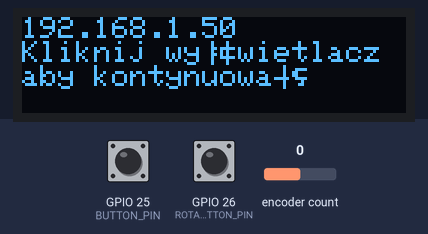
Recording of a sketch running on a simulated ESP32. Shown: 128×32 one-colour display. The inputs (shaded band) are chosen by the test bench; at power-on: GPIO 25 (BUTTON_PIN) HIGH, encoder count 0, GPIO 26 (ROTARY_ENCODER_BUTTON_PIN) HIGH. WiFi joins after 1.5 s; servers stay silent unless stated; the display library's start-up logo is not drawn; what the sketch prints to the serial monitor is not drawn.

Above: at 2.7 s.
2.8 s: GPIO 25 (BUTTON_PIN) pulled LOW for 0.15 s
At 4.2 s:
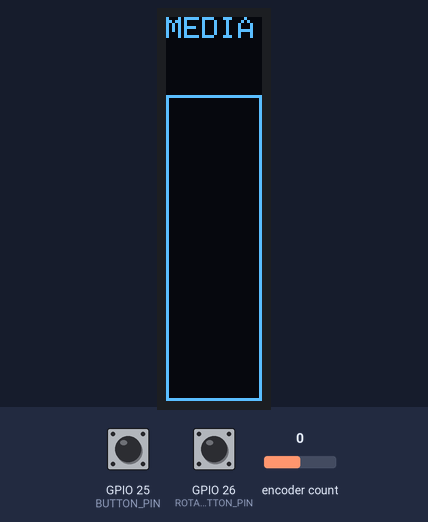
4.5 s: encoder count set to 1
At 5.7 s:
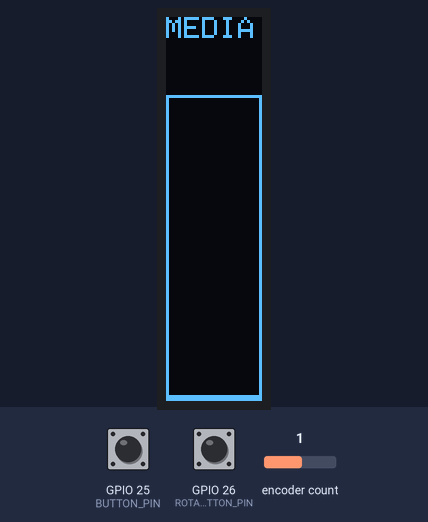
6.0 s: GPIO 25 (BUTTON_PIN) pulled LOW for 1 s
At 7.5 s:
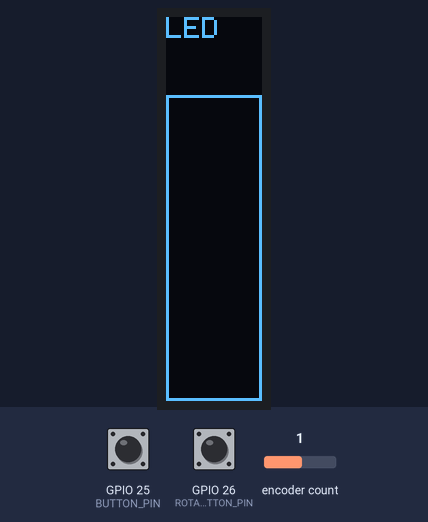
11.7 s: GPIO 25 (BUTTON_PIN) pulled LOW for 3.2 s
At 15.4 s:
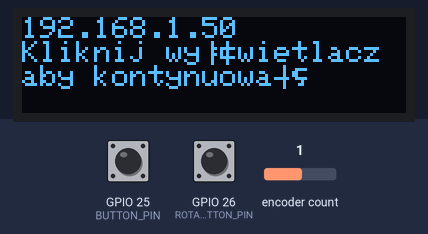
Timing chart, 0 to 16.9 s (numbered marks = the images above; inputs shaded):
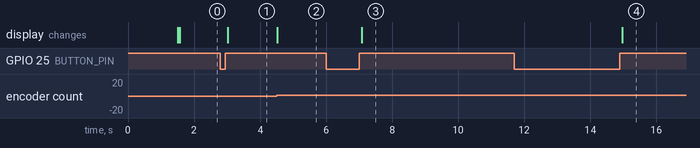

The sketch:

esp32macropad.ino
```cpp
#include <ArduinoJson.h>
#include <WiFiManager.h>
#include <WiFi.h>
#include <AsyncTCP.h>
#include <ESPAsyncWebServer.h>
#include "AiEsp32RotaryEncoder.h"
#include <Keypad.h>
#include <SPI.h>
#include <Wire.h>
#include <Adafruit_GFX.h>
#include <Adafruit_SSD1306.h>
#include "Button2.h"


AsyncWebServer server(80);
AsyncWebSocket ws("/ws");

#define ROTARY_ENCODER_A_PIN 33
#define ROTARY_ENCODER_B_PIN 32
#define ROTARY_ENCODER_BUTTON_PIN 26
#define ROTARY_ENCODER_VCC_PIN -1 /* 27 put -1 of Rotary encoder Vcc is connected directly to 3,3V; else you can use declared output pin for powering rotary encoder */
//#define ROTARY_ENCODER_STEPS 1
//#define ROTARY_ENCODER_STEPS 2
#define ROTARY_ENCODER_STEPS 4
AiEsp32RotaryEncoder rotaryEncoder = AiEsp32RotaryEncoder(ROTARY_ENCODER_A_PIN, ROTARY_ENCODER_B_PIN, ROTARY_ENCODER_BUTTON_PIN, ROTARY_ENCODER_VCC_PIN, ROTARY_ENCODER_STEPS);

#define BUTTON_PIN 25
Button2 button;


#define SCREEN_WIDTH 128 // OLED display width, in pixels
#define SCREEN_HEIGHT 32 // OLED display height, in pixels
#define OLED_RESET     -1 // Reset pin # (or -1 if sharing Arduino reset pin)
#define SCREEN_ADDRESS 0x3C ///< See datasheet for Address; 0x3D for 128x64, 0x3C for 128x32
byte keypad_page = 0;
byte display_page = 0;
int media_val = 0;
int led_val = 0;


Adafruit_SSD1306 display(SCREEN_WIDTH, SCREEN_HEIGHT, &Wire, OLED_RESET);

const byte ROWS = 3; //four rows
const byte COLS = 5; //four columns
//define the cymbols on the buttons of the keypads
char hexaKeys[ROWS][COLS] = {
  {1,2,3,4,5},
  {6,7,8,9,10},
  {11,12,13,14,15},
};
byte rowPins[ROWS] = {5, 18, 19}; //connect to the row pinouts of the keypad
byte colPins[COLS] = {12, 13, 15, 23, 4}; //connect to the column pinouts of the keypad
Keypad customKeypad = Keypad( makeKeymap(hexaKeys), rowPins, colPins, ROWS, COLS);

void IRAM_ATTR readEncoderISR()
{
	rotaryEncoder.readEncoder_ISR();
}


//-----------------------------------------------------------------------------------------------------------------------------------

void rotary_onButtonClick()
{
	static unsigned long lastTimePressed = 0;
	//ignore multiple press in that time milliseconds
	if (millis() - lastTimePressed < 500)
	{
		return;
	}
	lastTimePressed = millis();
  Serial.print("button pressed ");

  JsonDocument doc;
  doc["type"] = "enc";
  doc["action"] = "clicked";
  doc["screen"] = display_page;
  String output;
  serializeJson(doc, output);
  doc.clear();
  ws.textAll(output);
}

void released(Button2& btn) {
    display_page++;
    display_page_switch();
}

void onWsEvent(AsyncWebSocket * server, AsyncWebSocketClient * client, AwsEventType type, void * arg, uint8_t *data, size_t len){

  if(type == WS_EVT_CONNECT){

    Serial.println("Websocket client connection received");

  } else if(type == WS_EVT_DISCONNECT){
    Serial.println("Client disconnected");

  } else if(type == WS_EVT_DATA){

    Serial.println("Data received: ");
    String json_sync = (char*)data;
    Serial.println(json_sync);


    JsonDocument doc;
    DeserializationError error = deserializeJson(doc, json_sync);
    if (error) {
      Serial.print("deserializeJson() failed: ");
      Serial.println(error.c_str());
      return;
    }
    media_val = doc["sync"]["media"];

    led_val = doc["sync"]["led"];
    enc_sync();


    doc.clear();
  }
}

//-------------------------------------------------------------------------------------------------------------------------------------------------------------------------


void enc_sync()
{
  switch (display_page) {
    case 0:
          break;
    case 1:
          rotaryEncoder.setEncoderValue(media_val);
          break;
    case 2:
          rotaryEncoder.setEncoderValue(led_val);
          break;
    case 3:
          break;
  }
}

void enc_change()
{
  switch (display_page) {
    case 0:
          break;
    case 1:
          media_val = rotaryEncoder.readEncoder();
          break;
    case 2:
          media_val = rotaryEncoder.readEncoder();
          break;
    case 3:
          break;
  }
}

//----------------------------------------------------------------------------------------------------------------------------------------

void draw_startup_display()
{
  //ip
  display.clearDisplay();
  display.setRotation(0);
  display.setTextColor(SSD1306_WHITE);
  display.setCursor(0, 0);
  display.println(WiFi.localIP());
  display.println(F("Kliknij wyświetlacz aby kontynuować"));
  display.display();
}
void draw_media_display()
{
  display.clearDisplay();
  display.setRotation(3);
	display.setTextColor(SSD1306_WHITE);
  display.setCursor(0, 0);
  display.println(F("MEDIA"));
  display.drawRect(0,26,32,102,SSD1306_WHITE);
  display.display();
}
void draw_led_display()
{
  display.clearDisplay();
  display.setRotation(3);
	display.setTextColor(SSD1306_WHITE);
  display.setCursor(0, 0);
  display.println(F("LED"));
  display.drawRect(0,26,32,102,SSD1306_WHITE);
  display.display();
}


void media_display_update()
{
  //display.clearDisplay();
  display.fillRect(1,27,30,100,SSD1306_BLACK); //clear bar
  display.fillRect(1,27+(100-media_val),30,media_val,SSD1306_WHITE);//update from value
  display.display();
}
void led_display_update()
{
  //display.clearDisplay();
  display.fillRect(1,27,30,100,SSD1306_BLACK); //clear bar
  display.fillRect(1,27+(100-led_val),30,led_val,SSD1306_WHITE);//update from value
  display.display();
}


void display_page_switch()
{
  switch (display_page) {
    case 0:
      draw_startup_display();
      break;
    case 1:
      draw_media_display();
      rotaryEncoder.setEncoderValue(media_val);
      break;
    case 2:
      draw_led_display();
      rotaryEncoder.setEncoderValue(led_val);
      break;
    case 3:
      display_page = 0;
      display_page_switch();
      break;

  }
}

//--------------------------------------------------------------------------------------------------------------------------------

void rotary_loop()
{
	//dont print anything unless value changed
	if (rotaryEncoder.encoderChanged())
	{
		enc_change();
    JsonDocument doc;
    doc["type"] = "enc";
    doc["action"] = "rotation";
    doc["value"] = media_val;
    doc["screen"] = display_page;
    String output;
    serializeJson(doc, output);
    doc.clear();
    ws.textAll(output);

	}
	if (rotaryEncoder.isEncoderButtonClicked())
	{
		rotary_onButtonClick();
	}
}

void display_loop()
{
  switch (display_page) {
    case 0:
          break;
    case 1:
          media_display_update();
          break;
    case 2:
          led_display_update();
          break;
  }
}

//---------------------------------------------------------------------------------------------------------------------------------

void setup()
{
	Serial.begin(115200);
  WiFiManager wm;

  bool res;
  res = wm.autoConnect("keypadAP","12345678"); // password protected ap
  if(!res) {
      Serial.println("Failed to connect");
      // ESP.restart();
  }
  else {
      //if you get here you have connected to the WiFi
      Serial.println("connected...yeey :)");
  }
  ws.onEvent(onWsEvent);
  server.addHandler(&ws);

  server.begin();

  if(!display.begin(SSD1306_SWITCHCAPVCC, SCREEN_ADDRESS)) {
    Serial.println(F("SSD1306 allocation failed"));
    for(;;); // Don't proceed, loop forever
  }
  display.display();
  display.clearDisplay();
  display.display();

	rotaryEncoder.begin();
	rotaryEncoder.setup(readEncoderISR);
	bool circleValues = false;
	rotaryEncoder.setBoundaries(0, 100, circleValues); //minValue, maxValue, circleValues true|false (when max go to min and vice versa)
	rotaryEncoder.setAcceleration(100); //or set the value - larger number = more accelearation; 0 or 1 means disabled acceleration

  button.begin(BUTTON_PIN);
  button.setReleasedHandler(released);
  display_page_switch();
}

void loop()
{
	//in loop call your custom function which will process rotary encoder values
	rotary_loop();
  button.loop();
  display_loop();
  ws.cleanupClients();

  char customKey = customKeypad.getKey();
  if (customKey){
    Serial.println(customKey);
    JsonDocument doc;
    doc["type"] = "keypad";
    doc["button"] = (unsigned char)customKey;
    doc["page"] = keypad_page;
    String output;
    serializeJson(doc, output);
    doc.clear();
    ws.textAll(output);
  }


}
```

Measured:
- after the input at 2.8 s, the display: changes after 0.21 s (image 1)
- after the input at 4.5 s, the display: changes at once (image 2)
- after the input at 6.0 s, the display: changes after 1.1 s (image 3)
- after the input at 11.7 s, the display: changes after 3.3 s (image 4)
